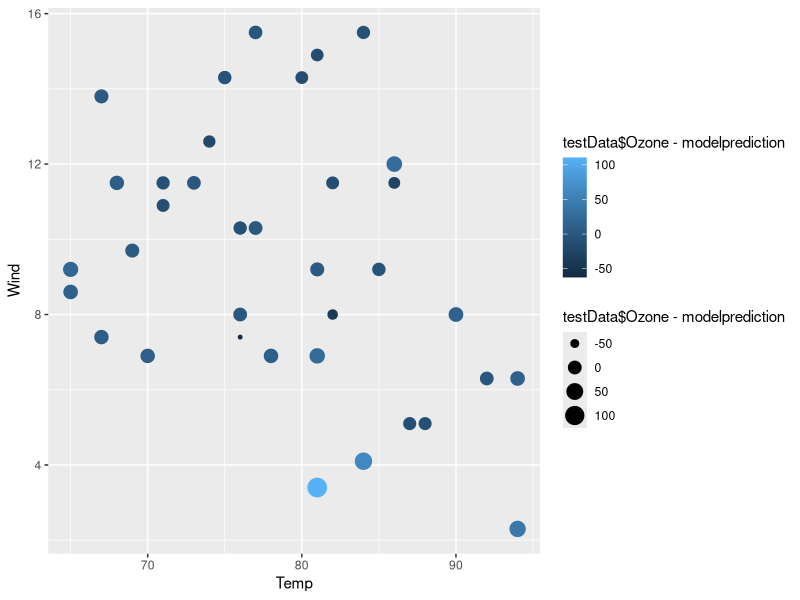

Write the R code that produced this figure. (Note: this script raises an error after producing the figure.)
#FareesPatel
#IST687 - HW: Support Vector Machines

install.packages("kernlab")
library(kernlab)
install.packages("Metrics")
library(Metrics)
install.packages("ggplot2")
library(ggplot2)
install.packages("e1071")
library(e1071)
install.packages("gridExtra")
library(gridExtra)


#Step-1
#Loading rhe data and eliminating all the fields having NA's
aq<- airquality

aq<- aq[complete.cases(aq),]

#Step-2
#Creating training and testing data for producing a support vector machine model
index<- sample(1:dim(aq)[1])
cutPoint2_3<- floor(2*dim(aq)[1]/3)

trainData<- aq[index[1:cutPoint2_3], ]

testData<- aq[index[(cutPoint2_3+1) : dim(aq)[1]], ]

#Step-3(1)
#Building  a kvsm model
model.ksvm	<- ksvm(Ozone	~.,	data=trainData,	kernel="rbfdot",kpar="automatic",C=5,cross=3,	prob.model=TRUE)
model.ksvm

#Step-3(2)
#Evaluating the model on the testing dataset
modelprediction<- predict(model.ksvm, testData)
#Calculating the root mean squared error
modelpredictionRMSE<- rmse(testData$Ozone,modelprediction)

#Step-3(3)
#Plotting the results using the scatterplot
a<- ggplot(testData, aes(x=Temp, y=Wind))
a<- a+ geom_point(aes(size=testData$Ozone-modelprediction,color=testData$Ozone-modelprediction))
a


#Step-3(4)
#Generating the svm model
model.svm <- svm(as.factor(Ozone)~., data = trainData,type="C-classification", kernel="radial", cost = 50, gamma = 1)
model.svm
#Plotting the svm model
svmplot<-plot(model.svm,data=testData, Ozone~Temp)

#Generating the linear model
lmModel<- lm(formula = Ozone~Temp,data=trainData)
#Plotting the linear model
lmplot<- abline(lmModel)
#Showing all the plots in one window with three plots in the same row
grid.arrange(a, svmplot,lmplot, ncol=3, nrow=1)

#Step-4
#Creating a goodOzone variable where it's value is 0 if the ozone value is less than the mean value else the value is 1
m<- data.frame(aq$Ozone)
h<-apply(m, 1, function(x) ifelse(x > mean(aq$Ozone), 1, 0))

h<- as.integer(h)
aq$goodOzone<- h

#Building new dataset for training and testing data
trainData1<- aq[index[1:cutPoint2_3], ]

testData1<- aq[index[(cutPoint2_3+1) : dim(aq)[1]], ]

#Step-5(1)
# Generating kvsm model for goodOzone variable
model.kvsm2<- ksvm(goodOzone ~.,	data=trainData1,	kernel="rbfdot",kpar="automatic",C=5,cross=3,	prob.model=TRUE)

model.kvsm2

#Step-5(2)
#Evaluating the model on the testing dataset
modelprediction2<- predict(model.kvsm2, testData1, type="votes")

#Calculating the percent of 'goodOzone' that was correctly predicted.
m1<- modelprediction2

h1<-apply(m1, 1, function(x) ifelse(x > mean(modelprediction2), 1, 0))
modelprediction21<- as.integer(h1)
modelprediction21<- data.frame(modelprediction21)

ScatplotSize<- modelprediction21
results<- table(testData1$goodOzone,modelprediction21$modelprediction21)

percentCorrect<- (results[1,1]+results[2,2])/(results[1,1]+results[1,2]+results[2,1]+results[2,2]) *100

#Step-5(3)
# Defining certain variables to representing the actual value of 'goodOzone' (i.e. if the actual ozone level  was good)
#and defining size variable to evaluate if the prediction was correct (larger symbols should be the observations the model got wrong)
ValuesForTrue<-apply(ScatplotSize, 1, function(x) ifelse(x == 1, modelprediction2[x, ], 0))

ValuesForTrue<- data.frame(ValuesForTrue)  
datast<- testData
datast$modelprediction21<- modelprediction21
datast$ValuesForTrue<- ValuesForTrue

s<-as.integer(unlist(datast$modelprediction21))
g<- data.frame(testData1$goodOzone, s)
g$diff<- 1

g$diff[g$testData1.goodOzone==g$s]<- 0


#Plotting scatter plot
scatplot<- ggplot(datast, aes(x=Temp, y=Wind)) #defining the plot
scatplot<-scatplot+ aes(shape=factor(g$diff))
scatplot<- scatplot+ geom_point(aes(size=factor(unlist(modelprediction21)),color=ValuesForTrue))
scatplot


#Step-5(4)
#Preparing data to generate the svm model
datast$modelprediction21<- as.numeric(unlist(datast$modelprediction21))
datast$ValuesForTrue<- as.numeric(unlist(datast$ValuesForTrue))

#Generating the svm model
svm.model2 <- svm(goodOzone~., data = trainData1,type="C-classification", kernel="radial", cost = 5, gamma = 1)
svm.model2

#plotting the svm model
svmplot2<-plot(svm.model2,data=trainData1, Ozone~Temp)

#Calculating the Bayes model
nb.model <- NaiveBayes(as.factor(goodOzone) ~ ., data = trainData1) 
nb.model

#plotting the Bayes model
nbplot<-plot(nb.model)

#Step-5(5)
#plotting all three results (charts) in one window having two charts in one row.
grid.arrange(scatplot, svmplot2,nbplot, ncol=2, nrow=2)


#Step-6
#Result and comparision:I think the linear model and Naive Bayes models are giving approximately the same results with some error.
#Whereas svm and ksvm are better models because the plots (visualizations) shows that most of the values predicted are correct.
